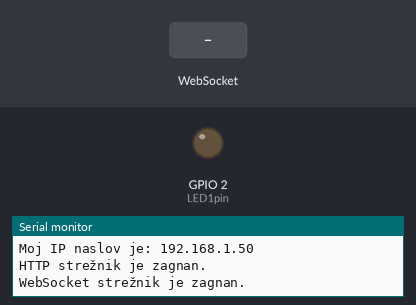
This program was run on a simulated ESP32. On the bench: output pins drawn as LEDs (lit = HIGH), the last lines printed to the serial monitor. The inputs (shaded band) are chosen by the test bench. WiFi joins after 1.5 s; servers stay silent unless stated.

Above: at 3.7 s.
3.8 s: WebSocket text "1" received
At 4.4 s:
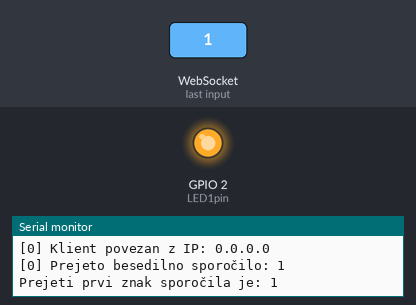
5.3 s: WebSocket text "0" received
At 6.6 s:
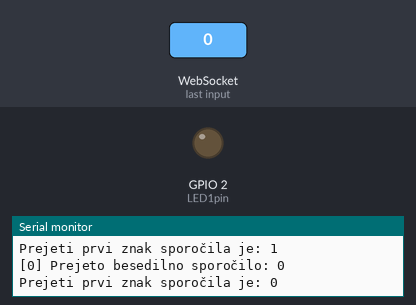
Timing chart, 0 to 8.3 s (numbered marks = the images above; inputs shaded):
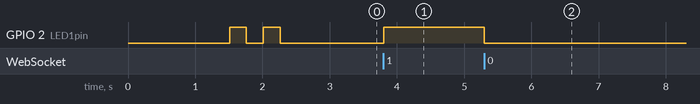

Measured:
- after the input at 3.8 s, GPIO 2 (LED1pin): LOW → HIGH at once
- after the input at 5.3 s, GPIO 2 (LED1pin): HIGH → LOW at once

The program:

main.cpp
```cpp
#include <Arduino.h>
#include <WiFi.h>
#include <WebServer.h>
#include <WebSocketsServer.h> // dodamo knjižnico WebSockets. Če datoteke nimamo, jo dodamo iz PlatformIO > Libraries > Add to project

const char* ssid = "...";
const char* password = "...";

WebServer server(80); // objekt 'WebServer' razreda  ki bo poskušal na privzetem HTTP portu 80

// ustvarimo strežnik spletnih vtičnikov na vratih 81 - WebSocketServer, ki zagotavlja permanentno dvosmerno komunikacijo med klientom (npr. brskalnikom Chrome) in strežnikom na esp32 modulu, kar omogoča, da lahko strežnik pošilja podatke klientu tudi brez zahteve ("request") od klienta
// Inicializacija komunikacije spletnega vtičnika, šla pa bo preko porta 81
// webSocket je objet razreda WebSocketsServer, 81 pa je argument v konstruktorju
WebSocketsServer webSocket = WebSocketsServer(81);


uint8_t LED1pin = 2; //8-bitna celoštevilska spremenljivka
bool LED1status = LOW; // logična spremenljivka, ki hrani stanje LED1, LOW pomeni, da je LED ugasnjena, HIGH bi pomenilo, da je LED prižgana

// niz karakterjev
// spletno stran bomo spravili v spremenljivko 'HTML'
// ta koda nam omogoča, da besedilo spravimo v spremenljivo
const char HTML[] PROGMEM = R"rawliteral(
<!DOCTYPE html>
<html lang="sl">
<head>
    <meta charset="UTF-8">
    <meta name="viewport" content="width=device-width, initial-scale=1.0">
    <title>esp32</title>
</head>
<body>
    <h2>Primer s spletnim vtičnikom WebSocket.</h2>
</body>
</html>
)rawliteral"; // spletno stran spravimo v spremenljivko HTML


// ali dobimo poševnico, bomo posredovali klientu samo to osnovno spletno stran
void handle_root() {
  server.send(200, "text/html; charset=UTF-8", HTML);
}

// *********************************************************************************************************
// Definicija funkcije onWebSocketEvent, ki se izvede kadarkoli dobimo sporočilo preko spletnega vtičnika
// t.j. preko WebSocket-a (oz. se dogodi dogodek - "event" na spletnem vtičniku WebSocket-u)
// *********************************************************************************************************

void onWebSocketEvent(uint8_t num, WStype_t type, uint8_t * payload, size_t length) {
  // določimo funkcionalnost glede na tip dogodka na spletnem vtičniku (WebSocket-u)

  // num - številka klienta, ki je poslal sporočilo preko WebSocket-a (lahko bi bilo več klientov povezanih, če bi
  // več ljudi klicalo na telefon 81) ...
  // type - tip dogodka (npr. WStype_TEXT pomeni, da je klient poslal besedilno sporočilo ali klic)_npr. connect,
  // disconnect
  // payLoad - vsebina sporočila, ki ga je klient poslal preko WebSocket-a (npr. prižgi 1. ali 5. luč)
  // Length - dolžina vsebine sporočila

  switch(type) {
    // če je tip dogodka connected, takrat se je klient (npr. brskalnik Chrome) povezal na spletni vtičnik WebSocket na esp32 modulu
    case WStype_CONNECTED:
    {
      // Dobimo IP naslov klienta, ki se je povezal
      IPAddress ip = webSocket.remoteIP(num);
      // Izpišemo sporočilo na serijski monitor, da vidimo, da se je klient povezal in njegov IP naslov
      Serial.printf("[%u] Klient povezan z IP: %d.%d.%d.%d\n", num, ip[0], ip[1], ip[2], ip[3]);
    }
    break;

    // če je tip dogodka disconnected, takrat se klient (npr. brskalnik Chrome) odklopil od spletnega vtičnika WebSocket na esp32 modulu
    case WStype_DISCONNECTED:
    {
      // izpišemo sporočilo na serijski monitor, da vidimo, da se je klient odklopil (in izpišemo št. klienta)
      Serial.printf("[%u] Klient odklopljen!\n", num);
    }
    break;

    case WStype_TEXT: // če je tip dogodka "WStype_text", tedaj smo preko spletnega vtičnika WebSocket na esp32 modulu prejeli besedilno sporočilo od klienta (npr. brskalnika Chrome)
    {
      Serial.printf("[%u] Prejeto besedilno sporočilo: %s\n", num, payload); // izpišemo sporočilo na serijski monitor, da vidimo, da smo prejeli besedilno sporočilo in kakšna je njegova vsebina
      // namesto n bo število, namesto s bo sporočilo (C++ sintaksa)

      // Prvi znak prejetega sporočila, spravimo v spremenljivko 'besedilo', ki je tipa String
      String besedilo = String((char)payload[0]);

      Serial.println("Prejeti prvi znak sporočila je: " + besedilo);

      if (besedilo == "1") { // če je prejeti prvi znak sporočila "1", tedaj vklopimo LED diodo
        digitalWrite(LED1pin, HIGH); // na pin 2 zapišemo visoko vrednost (LED dioda se prižge)
      }

      else if (besedilo == "0") {
        digitalWrite(LED1pin, LOW); // na pin 2 zapišemo nizko vrednost (LED dioda se ugasne)
      }
    }

    default:
      break;
  } // KONEC switch stavka
} // KONEC funkcije onWebSocketEvent

// Strežnik moramo še pognati
void setup() {
  // put your setup code here, to run once:
  // tu zapišemo kodo za nastavitve, koda bo izvecena le enkrat, ko se naprava zažene:

  Serial.begin(115200); // nastavimo hitrost serijske komunikacije na 115200 btiov/s
  WiFi.begin(ssid, password); // povežemo se na WiFi omrežje z imenom in geslom

  while (WiFi.status() != WL_CONNECTED) { // dokler se modul ne poveže na WiFi omrežje, ponavljamo zanko
    delay(500); // počakamo 500ms preden preverimo stanje povezave znova
    Serial.println("Povezovanje z WiFi omrežjem ..."); // izpišemo sporočilo na serijski monitor, da vidimo, da se še vedno poskuša povezati
  }

  Serial.println("Povezava z WiFi omrežjem je vzpostavljena."); // izpišemo sporočilo, ko je povezava uspešna
  Serial.print("Moj IP naslov je: "); // spodnji ukaz bo izpisalo v isti vrstici, zato print in ne println
  Serial.println(WiFi.localIP()); // izpišemo IP naslov, ki ga je modul dobil od WiFi omrežja

  // ko se povezava vzpostavi .... naprej ...
  // ko vpišemo IP naslov, na koncu "/", v brskalnik, tedaj strežnik na esp32 modulu dobi zahtevo "request" "/" in izvede se funkcija handle_root(), ki smo jo definirali zgoraj
  // če je poševnica, imamo handle root
  server.on("/", handle_root);

  // DVA STREŽNIKA SE ZAŽENETA (Navaden spletni in strežnik spletnega vtičnika)
  server.begin();
  Serial.println("HTTP strežnik je zagnan.");

  // strežnik na esp32 modulu moramo še pognati, ki posluša na portu 80 in čaka na zahteve ("requests") od klientov (npr. brskalnika Chrome)
  server.begin();
  Serial.println("WebSocket strežnik je zagnan.");

  // poženemo WebSocket strežnik in določimo funkcijo onWebSocketEvent, ki se izvede kadarkoli dobimo sporočilo preko spletnega vtičnika WebSocket-a
  webSocket.begin(); // zaženemo spletni strežnik, ki posluša na portu 81
  webSocket.onEvent(onWebSocketEvent); // kadarkoli se bo dogodil določen dogodek preko spletnega vtičnika WebSocket-a, bomo izvedli funkcijo onWebSocketEvent, ki je definirana zgoraj

  // ta del kode uporabimo kot indikator, da se je program prenesel na esp32 module, modra LED dioda bo 2x utripnila
  pinMode(2, OUTPUT); // pin (nožica) št. 2 bo uporabljen kot digitalni izhod (na nožici 2 je povezana vgrajena LED dioda na ESP32)
  digitalWrite(2, HIGH); // na pin 2 zapišemo visoko vrednost (LED dioda se prižge)
  delay(250); // počakamo 250 ms
  digitalWrite(2, LOW); // na pin 2 zapišemo nizko vrednost (LED dioda se ugasne)
  delay(250); // počakamo 250 ms
  digitalWrite(2, HIGH); // na pin 2 zapišemo visoko vrednost (LED dioda se prižge)
  delay(250); // počakamo 250 ms
  digitalWrite(2, LOW); // na pin 2 zapišemo nizko vrednost (LED dioda se ugasne)
  delay(250); // počakamo 250 ms
}

void loop() {
  // put your main code here, to run repeatedly:
  // tu zapišemo kodo, ki se ponavljajoče izvaja, dokler je esp32 vklopljen

  // preverimo, če je prišla kakšna zahteva od klienta (npr. brskalnik Chrome), in če je, jo obdelamo in pošljemo ustrezen odgovor ("response")
  server.handleClient();

  // Poslušamo na spletnem vtičniku 81 (WebSocket-u) za podatke in dogodke
  webSocket.loop();
}


// Poleg navadnega spletnega strežnika, smo dodali tudi WebSocket strežnik
```
